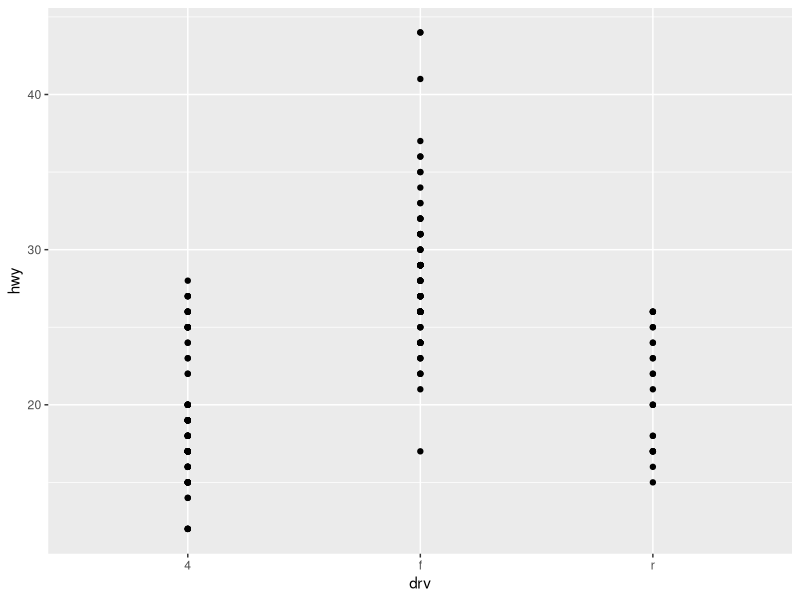
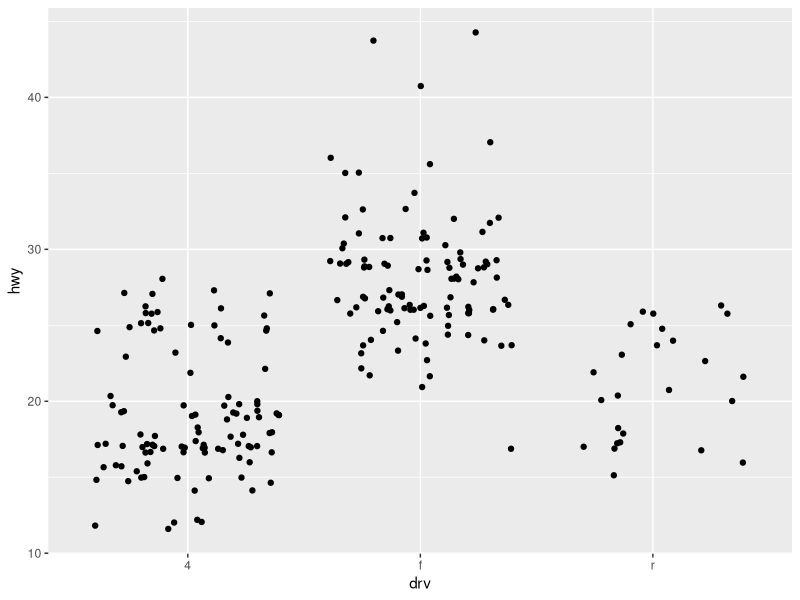
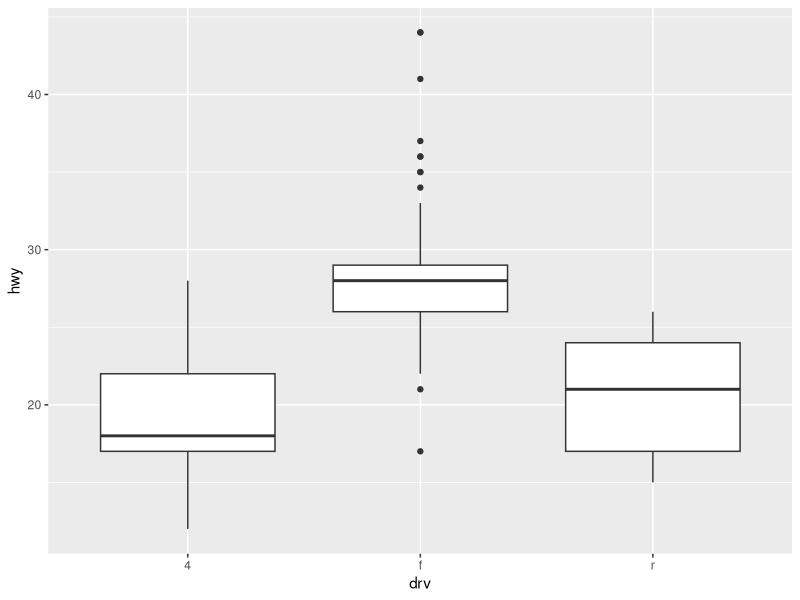
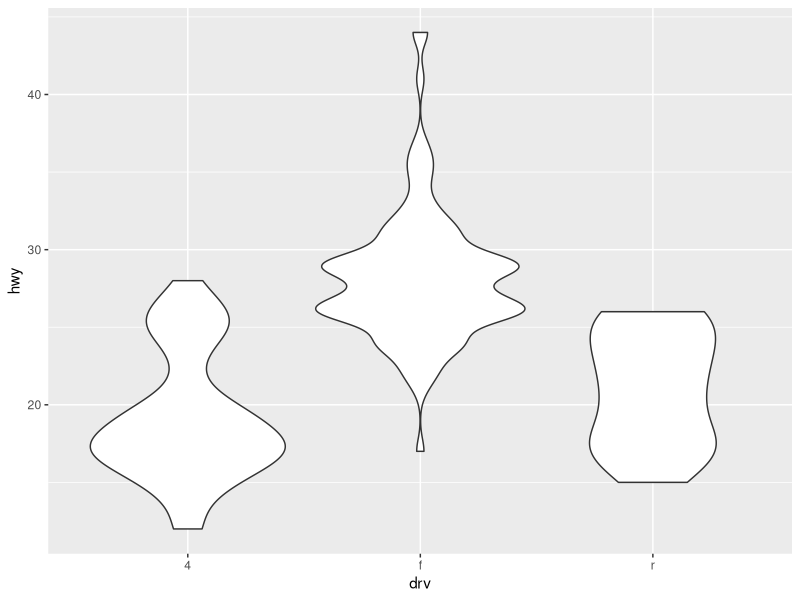
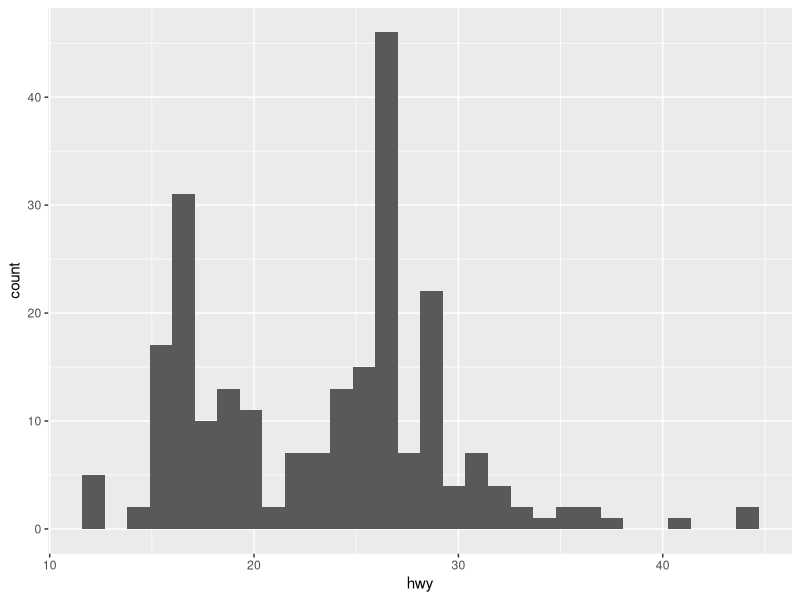
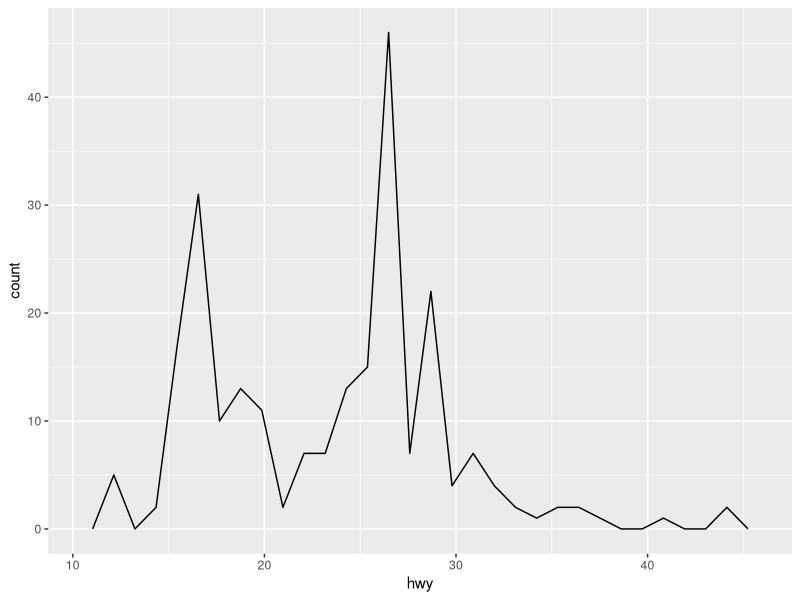
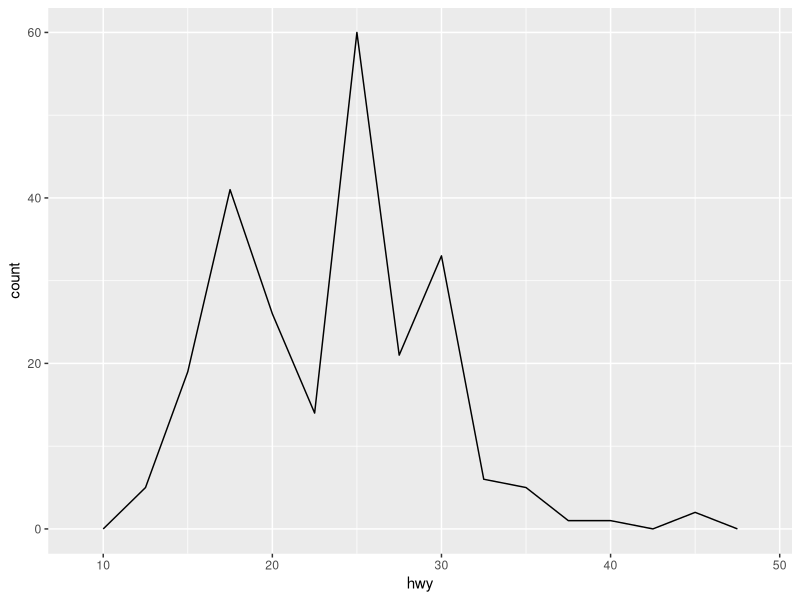
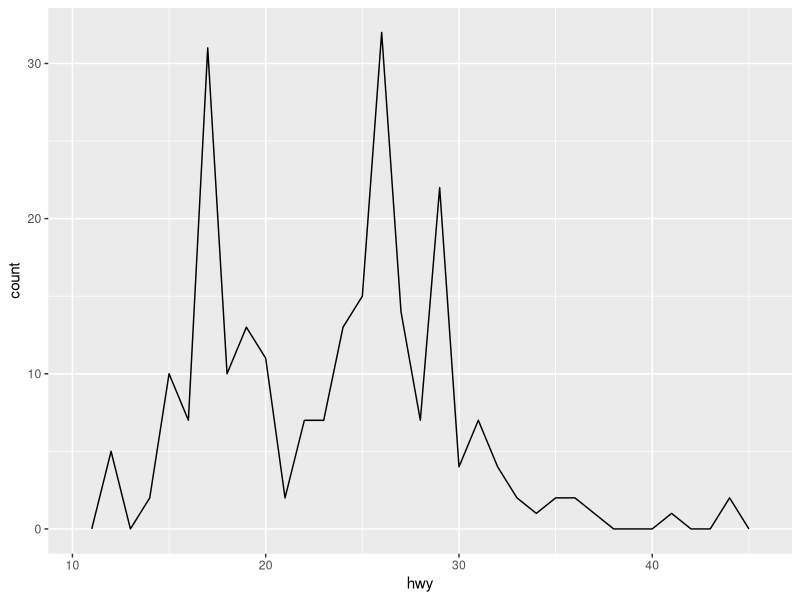

R code for these plots, in order:
library(ggplot2)

# Boxplots and jittered plots

p <- ggplot(mpg, aes(drv, hwy))

p + geom_point()

p + geom_jitter()

p + geom_boxplot()

p + geom_violin()

# Histograms and frequency polygons

p <- ggplot(mpg, aes(hwy))

p + geom_histogram()

p + geom_freqpoly()

p + geom_freqpoly(binwidth = 2.5)

p + geom_freqpoly(binwidth = 1)

# Compare distributions of subgroups

ggplot(mpg, aes(displ, color = drv)) + 
  geom_freqpoly(binwidth = 0.5)

ggplot(mpg, aes(displ, fill = drv)) + 
  geom_histogram(binwidth = 0.5) +
  facet_wrap(~drv, ncol = 1)

# Other geoms

df <- data.frame(
  x = c(3, 1, 5),
  y = c(2, 4, 6),
  label = c("a","b","c")
)

p <- ggplot(df, aes(x, y, label = label))

p + geom_point() + ggtitle("point")

p + geom_text() + ggtitle("text")

p + geom_bar(stat = "identity") + ggtitle("bar")

p + geom_line() + ggtitle("line")

p + geom_area() + ggtitle("area")

p + geom_path() + ggtitle("path")

p + geom_step() + ggtitle("step")

p + geom_polygon() + ggtitle("polygon")
